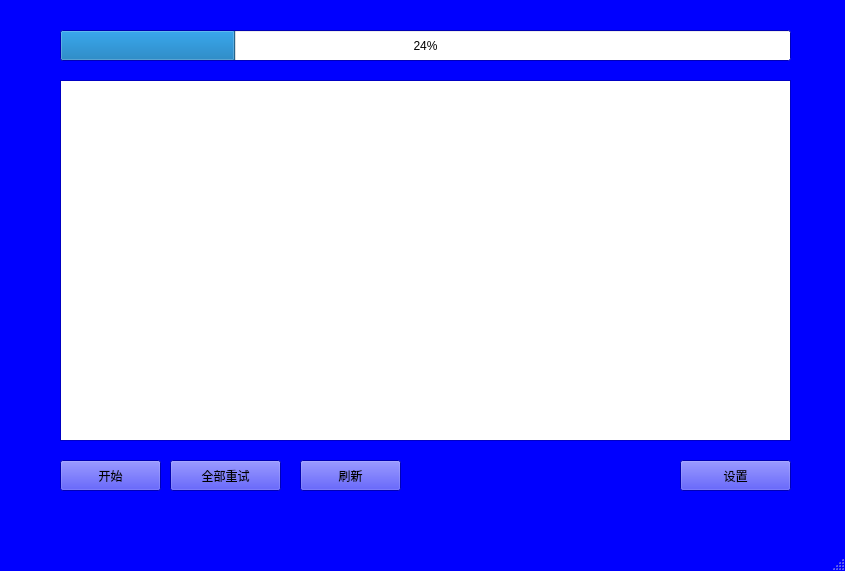
<?xml version="1.0" encoding="UTF-8"?>
<ui version="4.0">
 <class>MainWindow</class>
 <widget class="QMainWindow" name="MainWindow">
  <property name="geometry">
   <rect>
    <x>0</x>
    <y>0</y>
    <width>845</width>
    <height>571</height>
   </rect>
  </property>
  <property name="palette">
   <palette>
    <active>
     <colorrole role="WindowText">
      <brush brushstyle="SolidPattern">
       <color alpha="255">
        <red>0</red>
        <green>0</green>
        <blue>0</blue>
       </color>
      </brush>
     </colorrole>
     <colorrole role="Button">
      <brush brushstyle="SolidPattern">
       <color alpha="255">
        <red>0</red>
        <green>0</green>
        <blue>255</blue>
       </color>
      </brush>
     </colorrole>
     <colorrole role="Light">
      <brush brushstyle="SolidPattern">
       <color alpha="255">
        <red>127</red>
        <green>127</green>
        <blue>255</blue>
       </color>
      </brush>
     </colorrole>
     <colorrole role="Midlight">
      <brush brushstyle="SolidPattern">
       <color alpha="255">
        <red>63</red>
        <green>63</green>
        <blue>255</blue>
       </color>
      </brush>
     </colorrole>
     <colorrole role="Dark">
      <brush brushstyle="SolidPattern">
       <color alpha="255">
        <red>0</red>
        <green>0</green>
        <blue>127</blue>
       </color>
      </brush>
     </colorrole>
     <colorrole role="Mid">
      <brush brushstyle="SolidPattern">
       <color alpha="255">
        <red>0</red>
        <green>0</green>
        <blue>170</blue>
       </color>
      </brush>
     </colorrole>
     <colorrole role="Text">
      <brush brushstyle="SolidPattern">
       <color alpha="255">
        <red>0</red>
        <green>0</green>
        <blue>0</blue>
       </color>
      </brush>
     </colorrole>
     <colorrole role="BrightText">
      <brush brushstyle="SolidPattern">
       <color alpha="255">
        <red>255</red>
        <green>255</green>
        <blue>255</blue>
       </color>
      </brush>
     </colorrole>
     <colorrole role="ButtonText">
      <brush brushstyle="SolidPattern">
       <color alpha="255">
        <red>0</red>
        <green>0</green>
        <blue>0</blue>
       </color>
      </brush>
     </colorrole>
     <colorrole role="Base">
      <brush brushstyle="SolidPattern">
       <color alpha="255">
        <red>255</red>
        <green>255</green>
        <blue>255</blue>
       </color>
      </brush>
     </colorrole>
     <colorrole role="Window">
      <brush brushstyle="SolidPattern">
       <color alpha="255">
        <red>0</red>
        <green>0</green>
        <blue>255</blue>
       </color>
      </brush>
     </colorrole>
     <colorrole role="Shadow">
      <brush brushstyle="SolidPattern">
       <color alpha="255">
        <red>0</red>
        <green>0</green>
        <blue>0</blue>
       </color>
      </brush>
     </colorrole>
     <colorrole role="AlternateBase">
      <brush brushstyle="SolidPattern">
       <color alpha="255">
        <red>127</red>
        <green>127</green>
        <blue>255</blue>
       </color>
      </brush>
     </colorrole>
     <colorrole role="ToolTipBase">
      <brush brushstyle="SolidPattern">
       <color alpha="255">
        <red>255</red>
        <green>255</green>
        <blue>220</blue>
       </color>
      </brush>
     </colorrole>
     <colorrole role="ToolTipText">
      <brush brushstyle="SolidPattern">
       <color alpha="255">
        <red>0</red>
        <green>0</green>
        <blue>0</blue>
       </color>
      </brush>
     </colorrole>
    </active>
    <inactive>
     <colorrole role="WindowText">
      <brush brushstyle="SolidPattern">
       <color alpha="255">
        <red>0</red>
        <green>0</green>
        <blue>0</blue>
       </color>
      </brush>
     </colorrole>
     <colorrole role="Button">
      <brush brushstyle="SolidPattern">
       <color alpha="255">
        <red>0</red>
        <green>0</green>
        <blue>255</blue>
       </color>
      </brush>
     </colorrole>
     <colorrole role="Light">
      <brush brushstyle="SolidPattern">
       <color alpha="255">
        <red>127</red>
        <green>127</green>
        <blue>255</blue>
       </color>
      </brush>
     </colorrole>
     <colorrole role="Midlight">
      <brush brushstyle="SolidPattern">
       <color alpha="255">
        <red>63</red>
        <green>63</green>
        <blue>255</blue>
       </color>
      </brush>
     </colorrole>
     <colorrole role="Dark">
      <brush brushstyle="SolidPattern">
       <color alpha="255">
        <red>0</red>
        <green>0</green>
        <blue>127</blue>
       </color>
      </brush>
     </colorrole>
     <colorrole role="Mid">
      <brush brushstyle="SolidPattern">
       <color alpha="255">
        <red>0</red>
        <green>0</green>
        <blue>170</blue>
       </color>
      </brush>
     </colorrole>
     <colorrole role="Text">
      <brush brushstyle="SolidPattern">
       <color alpha="255">
        <red>0</red>
        <green>0</green>
        <blue>0</blue>
       </color>
      </brush>
     </colorrole>
     <colorrole role="BrightText">
      <brush brushstyle="SolidPattern">
       <color alpha="255">
        <red>255</red>
        <green>255</green>
        <blue>255</blue>
       </color>
      </brush>
     </colorrole>
     <colorrole role="ButtonText">
      <brush brushstyle="SolidPattern">
       <color alpha="255">
        <red>0</red>
        <green>0</green>
        <blue>0</blue>
       </color>
      </brush>
     </colorrole>
     <colorrole role="Base">
      <brush brushstyle="SolidPattern">
       <color alpha="255">
        <red>255</red>
        <green>255</green>
        <blue>255</blue>
       </color>
      </brush>
     </colorrole>
     <colorrole role="Window">
      <brush brushstyle="SolidPattern">
       <color alpha="255">
        <red>0</red>
        <green>0</green>
        <blue>255</blue>
       </color>
      </brush>
     </colorrole>
     <colorrole role="Shadow">
      <brush brushstyle="SolidPattern">
       <color alpha="255">
        <red>0</red>
        <green>0</green>
        <blue>0</blue>
       </color>
      </brush>
     </colorrole>
     <colorrole role="AlternateBase">
      <brush brushstyle="SolidPattern">
       <color alpha="255">
        <red>127</red>
        <green>127</green>
        <blue>255</blue>
       </color>
      </brush>
     </colorrole>
     <colorrole role="ToolTipBase">
      <brush brushstyle="SolidPattern">
       <color alpha="255">
        <red>255</red>
        <green>255</green>
        <blue>220</blue>
       </color>
      </brush>
     </colorrole>
     <colorrole role="ToolTipText">
      <brush brushstyle="SolidPattern">
       <color alpha="255">
        <red>0</red>
        <green>0</green>
        <blue>0</blue>
       </color>
      </brush>
     </colorrole>
    </inactive>
    <disabled>
     <colorrole role="WindowText">
      <brush brushstyle="SolidPattern">
       <color alpha="255">
        <red>0</red>
        <green>0</green>
        <blue>127</blue>
       </color>
      </brush>
     </colorrole>
     <colorrole role="Button">
      <brush brushstyle="SolidPattern">
       <color alpha="255">
        <red>0</red>
        <green>0</green>
        <blue>255</blue>
       </color>
      </brush>
     </colorrole>
     <colorrole role="Light">
      <brush brushstyle="SolidPattern">
       <color alpha="255">
        <red>127</red>
        <green>127</green>
        <blue>255</blue>
       </color>
      </brush>
     </colorrole>
     <colorrole role="Midlight">
      <brush brushstyle="SolidPattern">
       <color alpha="255">
        <red>63</red>
        <green>63</green>
        <blue>255</blue>
       </color>
      </brush>
     </colorrole>
     <colorrole role="Dark">
      <brush brushstyle="SolidPattern">
       <color alpha="255">
        <red>0</red>
        <green>0</green>
        <blue>127</blue>
       </color>
      </brush>
     </colorrole>
     <colorrole role="Mid">
      <brush brushstyle="SolidPattern">
       <color alpha="255">
        <red>0</red>
        <green>0</green>
        <blue>170</blue>
       </color>
      </brush>
     </colorrole>
     <colorrole role="Text">
      <brush brushstyle="SolidPattern">
       <color alpha="255">
        <red>0</red>
        <green>0</green>
        <blue>127</blue>
       </color>
      </brush>
     </colorrole>
     <colorrole role="BrightText">
      <brush brushstyle="SolidPattern">
       <color alpha="255">
        <red>255</red>
        <green>255</green>
        <blue>255</blue>
       </color>
      </brush>
     </colorrole>
     <colorrole role="ButtonText">
      <brush brushstyle="SolidPattern">
       <color alpha="255">
        <red>0</red>
        <green>0</green>
        <blue>127</blue>
       </color>
      </brush>
     </colorrole>
     <colorrole role="Base">
      <brush brushstyle="SolidPattern">
       <color alpha="255">
        <red>0</red>
        <green>0</green>
        <blue>255</blue>
       </color>
      </brush>
     </colorrole>
     <colorrole role="Window">
      <brush brushstyle="SolidPattern">
       <color alpha="255">
        <red>0</red>
        <green>0</green>
        <blue>255</blue>
       </color>
      </brush>
     </colorrole>
     <colorrole role="Shadow">
      <brush brushstyle="SolidPattern">
       <color alpha="255">
        <red>0</red>
        <green>0</green>
        <blue>0</blue>
       </color>
      </brush>
     </colorrole>
     <colorrole role="AlternateBase">
      <brush brushstyle="SolidPattern">
       <color alpha="255">
        <red>0</red>
        <green>0</green>
        <blue>255</blue>
       </color>
      </brush>
     </colorrole>
     <colorrole role="ToolTipBase">
      <brush brushstyle="SolidPattern">
       <color alpha="255">
        <red>255</red>
        <green>255</green>
        <blue>220</blue>
       </color>
      </brush>
     </colorrole>
     <colorrole role="ToolTipText">
      <brush brushstyle="SolidPattern">
       <color alpha="255">
        <red>0</red>
        <green>0</green>
        <blue>0</blue>
       </color>
      </brush>
     </colorrole>
    </disabled>
   </palette>
  </property>
  <property name="windowTitle">
   <string>MainWindow</string>
  </property>
  <widget class="QWidget" name="centralwidget">
   <widget class="QTableView" name="tableView">
    <property name="geometry">
     <rect>
      <x>60</x>
      <y>80</y>
      <width>731</width>
      <height>361</height>
     </rect>
    </property>
   </widget>
   <widget class="QProgressBar" name="progressBar">
    <property name="geometry">
     <rect>
      <x>60</x>
      <y>30</y>
      <width>731</width>
      <height>31</height>
     </rect>
    </property>
    <property name="value">
     <number>24</number>
    </property>
   </widget>
   <widget class="QPushButton" name="controlButton">
    <property name="geometry">
     <rect>
      <x>60</x>
      <y>460</y>
      <width>101</width>
      <height>31</height>
     </rect>
    </property>
    <property name="text">
     <string>开始</string>
    </property>
   </widget>
   <widget class="QPushButton" name="retryAllButton">
    <property name="geometry">
     <rect>
      <x>170</x>
      <y>460</y>
      <width>111</width>
      <height>31</height>
     </rect>
    </property>
    <property name="text">
     <string>全部重试</string>
    </property>
   </widget>
   <widget class="QPushButton" name="prefButton">
    <property name="geometry">
     <rect>
      <x>680</x>
      <y>460</y>
      <width>111</width>
      <height>31</height>
     </rect>
    </property>
    <property name="text">
     <string>设置</string>
    </property>
   </widget>
   <widget class="QPushButton" name="refresh_button">
    <property name="geometry">
     <rect>
      <x>300</x>
      <y>460</y>
      <width>101</width>
      <height>31</height>
     </rect>
    </property>
    <property name="text">
     <string>刷新</string>
    </property>
   </widget>
  </widget>
  <widget class="QMenuBar" name="menubar">
   <property name="geometry">
    <rect>
     <x>0</x>
     <y>0</y>
     <width>845</width>
     <height>23</height>
    </rect>
   </property>
  </widget>
  <widget class="QStatusBar" name="statusbar"/>
 </widget>
 <resources/>
 <connections/>
</ui>
